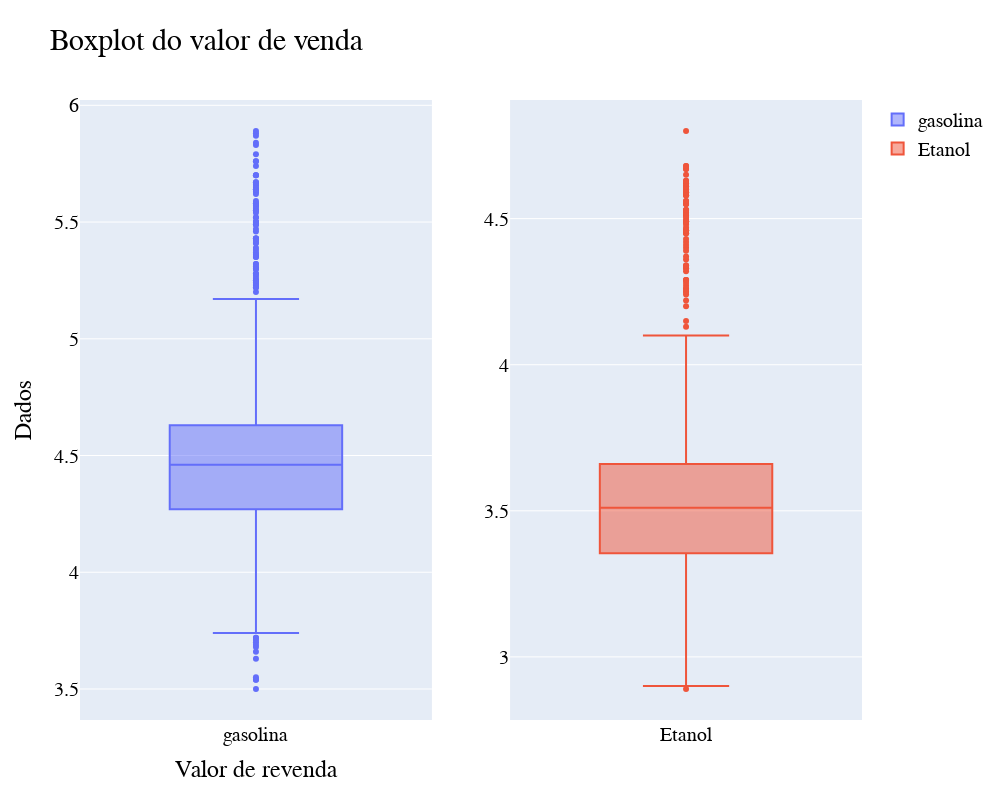

The notebook cell saved with this chart:
### Code cell
from plotly.subplots import make_subplots
import plotly.graph_objects as go

fig = make_subplots(rows=1, cols=2)

fig.add_trace(
    go.Box(y=data_filtrado_gasolina['PREÇO MÉDIO REVENDA'],name="gasolina"),
    row=1, col=1
)

fig.add_trace(
    go.Box(y=data_filtrado_etanol['PREÇO MÉDIO REVENDA'],name="Etanol"),
    row=1, col=2
)

fig.update_layout(height=800,width=1000, title_text="Boxplot do valor de venda",title_font_size=30,xaxis_title='Valor de revenda', 
yaxis_title='Dados',font = {'family': 'Arial','size': 20,'color': 'black'})

fig.show()

### Figure 1 — Plotly figure (JSON) as saved in the notebook; plotly's stock layout.template omitted (floating-point values rounded to 4 significant figures; data arrays with more than 128 entries replaced by an {"elided": "..."} marker saying what was removed)
{"data": [{"name": "gasolina", "type": "box", "xaxis": "x", "y": {"elided": "1485 float values"}, "yaxis": "y"}, {"name": "Etanol", "type": "box", "xaxis": "x2", "y": {"elided": "1484 float values"}, "yaxis": "y2"}], "layout": {"font": {"color": "black", "family": "Arial", "size": 20}, "height": 800, "title": {"font": {"size": 30}, "text": "Boxplot do valor de venda"}, "width": 1000, "xaxis": {"anchor": "y", "domain": [0, 0.45], "title": {"text": "Valor de revenda"}}, "xaxis2": {"anchor": "y2", "domain": [0.55, 1]}, "yaxis": {"anchor": "x", "domain": [0, 1], "title": {"text": "Dados"}}, "yaxis2": {"anchor": "x2", "domain": [0, 1]}}}
